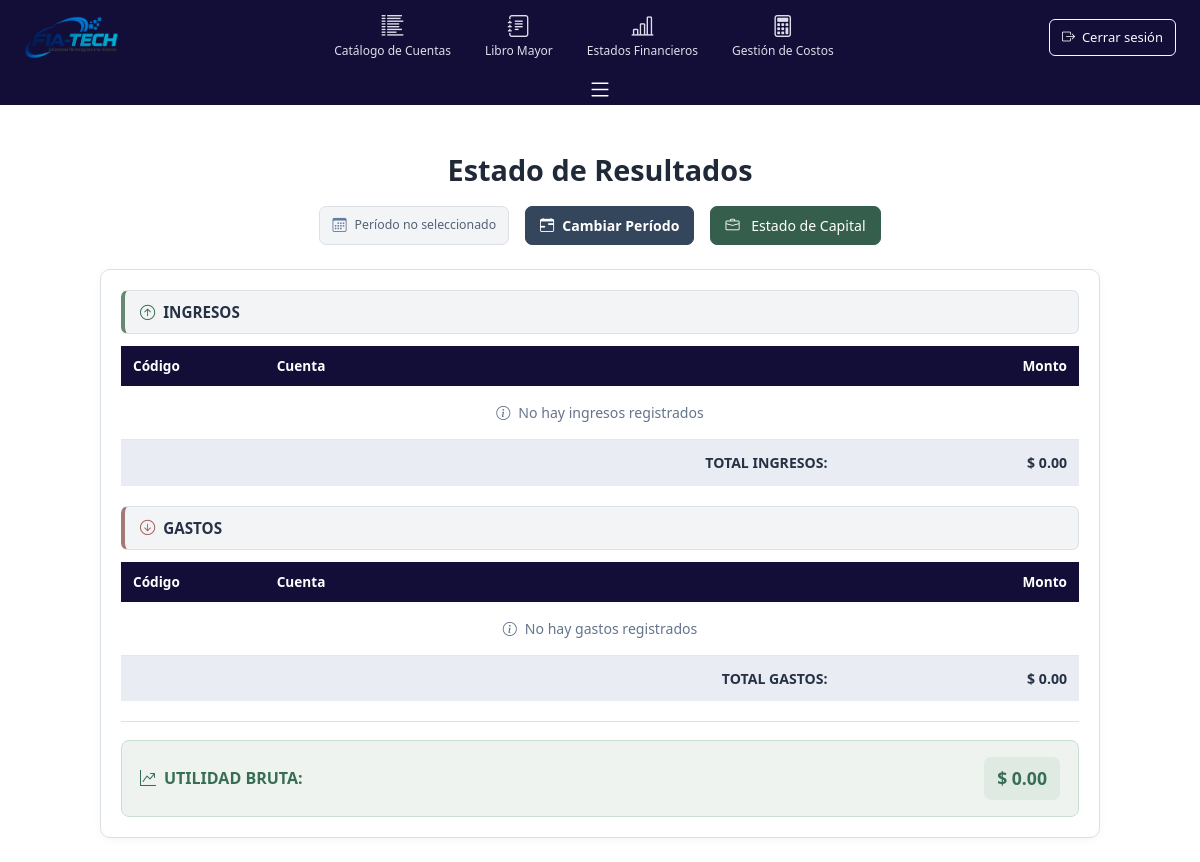
Page /fiatech_app/estado-resultados/ on the earlier database version.
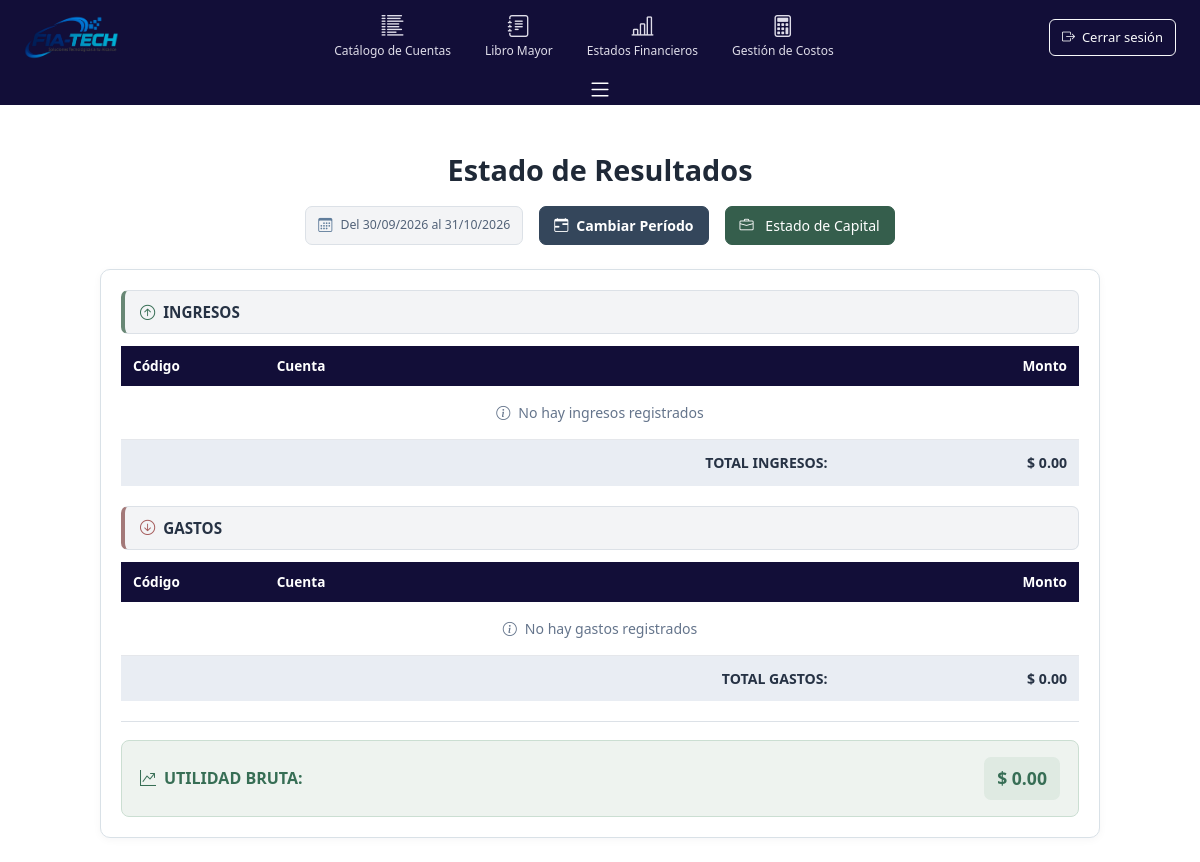
Same page on the later database version.
### fiatech_app/models/contaGeneral.py (models this page shows, shortened)
class PeriodoContable(models.Model):
    ESTADOS = [
        ('ACTIVO', 'Activo'),
        ('CERRADO', 'Cerrado'),
        ('FINALIZADO', 'Finalizado'),
    ]
    año = models.IntegerField(unique=True)
    fecha_inicio = models.DateField()
    fecha_fin = models.DateField()
    estado = models.CharField(max_length=10, choices=ESTADOS, default='ACTIVO')
    fecha_creacion = models.DateTimeField(auto_now_add=True)
    class Meta:
        ordering = ['-año']

### fiatech_app/views/estadosFinancieros.py (the view, shortened to what this page needs)
def estado_resultados(request):
    periodo_id = request.POST.get(
        'periodo_id') or request.GET.get('periodo_id')
    if periodo_id:
        try:
            periodo_actual = PeriodoContable.objects.get(id=periodo_id)
        except PeriodoContable.DoesNotExist:
            periodo_actual = PeriodoContable.objects.filter(
                estado='FINALIZADO').first()
            messages.warning(request, "El período seleccionado no existe.")
    else:
        periodo_actual = PeriodoContable.objects.filter(
            estado='FINALIZADO').first()
    ingresos = []
    gastos = []
    total_ingresos = Decimal('0')
    total_gastos = Decimal('0')
    utilidad_bruta = Decimal('0')
    fecha_inicio = ""
    fecha_fin = ""
    if periodo_actual:
        fecha_inicio = periodo_actual.fecha_inicio
        fecha_fin = periodo_actual.fecha_fin
        cuentas_ingresos = Cuenta.objects.filter(
            Q(codigo__startswith='5') | Q(tipo='INGRESO')
        )
        cuentas_gastos = Cuenta.objects.filter(
            Q(codigo__startswith='4') | Q(tipo='GASTO')
        )
        for cuenta in cuentas_ingresos:
            transacciones = Transaccion.objects.filter(
                cuenta=cuenta,
                periodo=periodo_actual
            ).aggregate(
                total_debe=Sum('debe'),
                total_haber=Sum('haber')
            )
            saldo_haber = transacciones['total_haber'] or Decimal('0')
            saldo_debe = transacciones['total_debe'] or Decimal('0')
            monto_neto = saldo_haber - saldo_debe
        for cuenta in cuentas_gastos:
            transacciones = Transaccion.objects.filter(
                cuenta=cuenta,
                periodo=periodo_actual
            ).aggregate(
                total_debe=Sum('debe'),
                total_haber=Sum('haber')
            )
            saldo_debe = transacciones['total_debe'] or Decimal('0')
            saldo_haber = transacciones['total_haber'] or Decimal('0')
            monto_neto = saldo_debe - saldo_haber
        utilidad_bruta = total_ingresos - total_gastos
    periodos = PeriodoContable.objects.all().order_by('-año')
    context = {
        'ingresos': ingresos,
        'gastos': gastos,
        'total_ingresos': total_ingresos,
        'total_gastos': total_gastos,
        'utilidad_bruta': utilidad_bruta,
        'periodo_actual': periodo_actual,
        'periodos': periodos,
        'fecha_inicio': fecha_inicio,
        'fecha_fin': fecha_fin,
    }
    return render(request, 'EstadosFinancieros/estadoResultados.html', context)

### fiatech_app/templates/EstadosFinancieros/estadoResultados.html (shortened to what the changed rows need)
{% extends 'base.html' %}
{% load static %}
{% block extra_css %}
<link rel="stylesheet" href="{% static 'css2/estadoResultado.css' %}">
{% endblock %}
{% block content %}
<div class="container-fluid py-4 estado-resultado-page">
    <div class="estado-resultado-encabezado mb-4">
        <div class="card-body px-0">
            <div class="text-center mb-4">
                <h1 class="h3 fw-bold mb-0 estado-resultado-titulo">Estado de Resultados</h1>
            </div>
            <div class="d-flex justify-content-center align-items-center gap-3 flex-wrap">
                <div class="estado-resultado-periodo d-flex align-items-center">
                    <i class="bi bi-calendar3 me-2"></i>
                    <span class="fw-medium small">
                        {% if fecha_inicio and fecha_fin %}
                            Del {{ fecha_inicio|date:"d/m/Y" }} al {{ fecha_fin|date:"d/m/Y" }}
                        {% else %}
                            Período no seleccionado
                        {% endif %}
                    </span>
                </div>
            </div>
        </div>
    </div>
    <div class="card estado-resultado-card mx-auto">
        <div class="card-body">
            <div class="mb-4">
                <div class="table-responsive">
                    <table class="table table-sm align-middle estado-resultado-tabla">
                        <thead class="table-light">
                            <tr>
                                <th scope="col" width="15%">Código</th>
                                <th scope="col">Cuenta</th>
                                <th scope="col" width="25%" class="text-end">Monto</th>
                            </tr>
                        </thead>
                    </table>
                </div>
            </div>
            <div class="mb-4">
                <div class="table-responsive">
                    <table class="table table-sm align-middle estado-resultado-tabla">
                        <thead class="table-light">
                            <tr>
                                <th scope="col" width="15%">Código</th>
                                <th scope="col">Cuenta</th>
                                <th scope="col" width="25%" class="text-end">Monto</th>
                            </tr>
                        </thead>
                    </table>
                </div>
            </div>
        </div>
    </div>
</div>
{% endblock %}

Differences in the rows shown:
now on this page (row edited): PeriodoContable: fecha_inicio "30/09/2026", fecha_fin "31/10/2026"
Other differences:
text no longer shown: "Período no seleccionado"
text now shown: "Del al"
